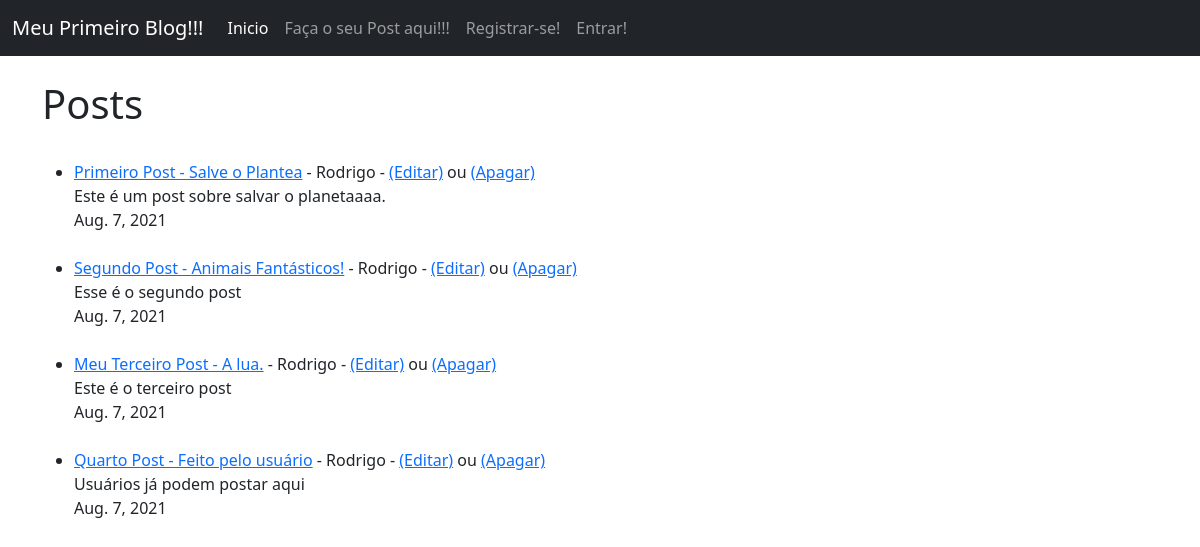
Before: / with the older database file.
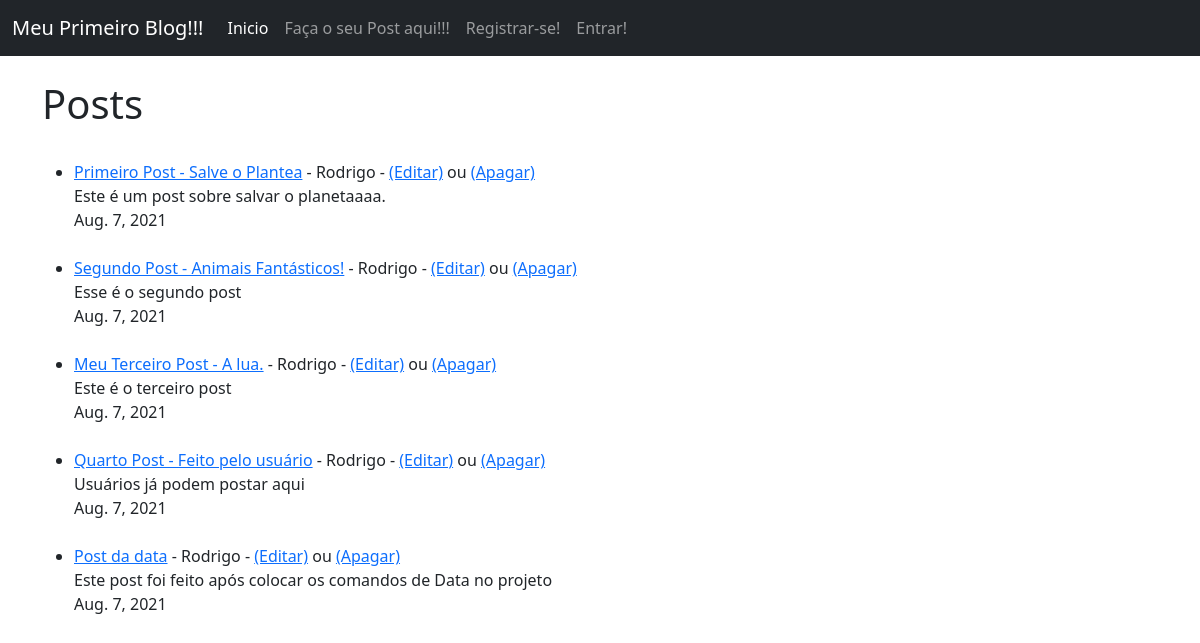
After: the same page with the newer database file.
### MeuBlog/models.py (models this page shows, shortened)
class Post(models.Model):
    title = models.CharField(max_length=255)
    title_tag = models.CharField(max_length=255, default=" ")
    author = models.ForeignKey(User, on_delete=models.CASCADE)
    body = models.TextField()
    post_date = models.DateField(auto_now_add=True)

### MeuBlog/views.py (the view)
# urls.py: path('',  HomeView.as_view(), name="home"),
class HomeView(ListView):
    model = Post
    template_name = 'home.html'
    ordering = ['post_date']

### MeuBlog/templates/home.html
{% extends 'base.html' %}
{% block content %}
<h1>Posts</h1>
<ul>
{% for post in object_list %}
    <br>
    <li><a href="{% url 'article-detail' post.pk %}">{{ post.title }}</a> - {{ post.author.first_name}} {{ post.author.last_name}} - <a href="{% url 'update_post' post.pk %}">(Editar)</a>
    <str> ou </str>
    <a href="{% url 'delete_post' post.pk %}">(Apagar)</a> <br/>
    {{ post.body }}<br>
    {{ post.post_date }}</li>
{% endfor%}
</ul>
{% endblock %}

### MeuBlog/templates/base.html (shortened to what this page needs)
<!doctype html>
<html lang="en">
  <head>
    <link href="https://cdn.jsdelivr.net/npm/bootstrap@5.0.2/dist/css/bootstrap.min.css" rel="stylesheet">
  </head>
  <body>
    <nav class="navbar navbar-expand-lg navbar-dark bg-dark">
        <div class="container-fluid">
          <a class="navbar-brand" href="{% url 'home' %}">Meu Primeiro Blog!!!</a>
          <div class="collapse navbar-collapse" id="navbarSupportedContent">
            <ul class="navbar-nav me-auto mb-2 mb-lg-0">
              <li class="nav-item">
                <a class="nav-link active" aria-current="page" href="{% url 'home' %}">Inicio</a>
              </li>
              <li class="nav-item">
                <a class="nav-link" href="{% url 'Faca_Seu_Post' %}">Faça o seu Post aqui!!!</a>
              </li>
              <li class="nav-item">
                <a class="nav-link" href="{% url 'register' %}">Registrar-se!</a>
              </li>
              <li class="nav-item">
                <a class="nav-link" href="{% url 'login' %}">Entrar!</a>
              </li>
            </ul>
          </div>
        </div>
      </nav>
    <br/>
    <div class="container">
        {% block content %}
        {% endblock %}
    </div>
  </body>
</html>

Changed rows visible on the page:
added Post: title "Post da data", author.first_name "Rodrigo", body "Este post foi feito após colocar os comandos de Data no projeto", post_date "Aug. 7, 2021"
